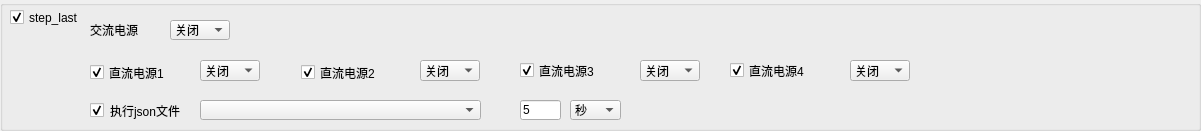
  <widget class="QGroupBox" name="groupBox_11">
   <property name="geometry">
    <rect>
     <x>0</x>
     <y>690</y>
     <width>1201</width>
     <height>131</height>
    </rect>
   </property>
   <property name="title">
    <string/>
   </property>
   <widget class="QComboBox" name="comboBox_S_End_DC4">
    <property name="geometry">
     <rect>
      <x>850</x>
      <y>60</y>
      <width>60</width>
      <height>21</height>
     </rect>
    </property>
    <item>
     <property name="text">
      <string>关闭</string>
     </property>
    </item>
    <item>
     <property name="text">
      <string>开启</string>
     </property>
    </item>
   </widget>
   <widget class="QComboBox" name="comboBox_S_End_AC">
    <property name="geometry">
     <rect>
      <x>170</x>
      <y>20</y>
      <width>60</width>
      <height>20</height>
     </rect>
    </property>
    <item>
     <property name="text">
      <string>关闭</string>
     </property>
    </item>
    <item>
     <property name="text">
      <string>开启</string>
     </property>
    </item>
   </widget>
   <widget class="QCheckBox" name="checkBox_S_End">
    <property name="geometry">
     <rect>
      <x>10</x>
      <y>7</y>
      <width>111</width>
      <height>21</height>
     </rect>
    </property>
    <property name="text">
     <string>step_last</string>
    </property>
    <property name="checked">
     <bool>true</bool>
    </property>
   </widget>
   <widget class="QLabel" name="label_8">
    <property name="geometry">
     <rect>
      <x>90</x>
      <y>20</y>
      <width>80</width>
      <height>20</height>
     </rect>
    </property>
    <property name="text">
     <string>交流电源</string>
    </property>
   </widget>
   <widget class="QComboBox" name="comboBox_S_End_DC1">
    <property name="geometry">
     <rect>
      <x>200</x>
      <y>60</y>
      <width>60</width>
      <height>21</height>
     </rect>
    </property>
    <item>
     <property name="text">
      <string>关闭</string>
     </property>
    </item>
    <item>
     <property name="text">
      <string>开启</string>
     </property>
    </item>
   </widget>
   <widget class="QComboBox" name="comboBox_S_End_DC3">
    <property name="geometry">
     <rect>
      <x>640</x>
      <y>60</y>
      <width>60</width>
      <height>21</height>
     </rect>
    </property>
    <item>
     <property name="text">
      <string>关闭</string>
     </property>
    </item>
    <item>
     <property name="text">
      <string>开启</string>
     </property>
    </item>
   </widget>
   <widget class="QCheckBox" name="checkBox_S_End_DC2">
    <property name="geometry">
     <rect>
      <x>301</x>
      <y>62</y>
      <width>111</width>
      <height>21</height>
     </rect>
    </property>
    <property name="text">
     <string>直流电源2</string>
    </property>
    <property name="checked">
     <bool>true</bool>
    </property>
   </widget>
   <widget class="QCheckBox" name="checkBox_S_End_DC3">
    <property name="geometry">
     <rect>
      <x>520</x>
      <y>60</y>
      <width>111</width>
      <height>21</height>
     </rect>
    </property>
    <property name="text">
     <string>直流电源3</string>
    </property>
    <property name="checked">
     <bool>true</bool>
    </property>
   </widget>
   <widget class="QCheckBox" name="checkBox_S_End_DC4">
    <property name="geometry">
     <rect>
      <x>730</x>
      <y>60</y>
      <width>121</width>
      <height>21</height>
     </rect>
    </property>
    <property name="text">
     <string>直流电源4</string>
    </property>
    <property name="checked">
     <bool>true</bool>
    </property>
   </widget>
   <widget class="QComboBox" name="comboBox_S_End_DC2">
    <property name="geometry">
     <rect>
      <x>420</x>
      <y>60</y>
      <width>60</width>
      <height>21</height>
     </rect>
    </property>
    <item>
     <property name="text">
      <string>关闭</string>
     </property>
    </item>
    <item>
     <property name="text">
      <string>开启</string>
     </property>
    </item>
   </widget>
   <widget class="QCheckBox" name="checkBox_S_End_DC1">
    <property name="geometry">
     <rect>
      <x>90</x>
      <y>62</y>
      <width>91</width>
      <height>21</height>
     </rect>
    </property>
    <property name="text">
     <string>直流电源1</string>
    </property>
    <property name="checked">
     <bool>true</bool>
    </property>
   </widget>
   <widget class="QCheckBox" name="checkBox_S14_2">
    <property name="geometry">
     <rect>
      <x>90</x>
      <y>100</y>
      <width>21</width>
      <height>21</height>
     </rect>
    </property>
    <property name="text">
     <string/>
    </property>
    <property name="checked">
     <bool>true</bool>
    </property>
   </widget>
   <widget class="QLineEdit" name="lE_S14_1">
    <property name="geometry">
     <rect>
      <x>520</x>
      <y>100</y>
      <width>41</width>
      <height>20</height>
     </rect>
    </property>
    <property name="text">
     <string>5</string>
    </property>
   </widget>
   <widget class="QComboBox" name="cB_S14_unit_1">
    <property name="geometry">
     <rect>
      <x>570</x>
      <y>100</y>
      <width>51</width>
      <height>20</height>
     </rect>
    </property>
    <item>
     <property name="text">
      <string>秒</string>
     </property>
    </item>
    <item>
     <property name="text">
      <string>分钟</string>
     </property>
    </item>
    <item>
     <property name="text">
      <string>毫秒</string>
     </property>
    </item>
   </widget>
   <widget class="QLabel" name="label_16">
    <property name="geometry">
     <rect>
      <x>110</x>
      <y>100</y>
      <width>81</width>
      <height>21</height>
     </rect>
    </property>
    <property name="text">
     <string>执行json文件</string>
    </property>
   </widget>
   <widget class="QComboBox" name="cB_S14_json_14">
    <property name="geometry">
     <rect>
      <x>200</x>
      <y>100</y>
      <width>281</width>
      <height>20</height>
     </rect>
    </property>
   </widget>
  </widget>
